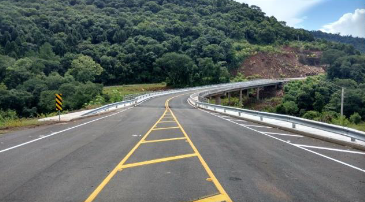
#> input picture Binario/Rodovia.png, 365 x 202 px, found by its file name
$ python Binario.py
#> lines starting #> are read from the running program, lines starting #| are printed output that depends on the picture; after the words box and inside, x2 and y2 are one past the last pixel; in counts of white or black regions, pixels touching at a corner belong together
import cv2
import numpy as np

img = cv2.imread('Binario/Rodovia.png')
#> img is the input picture: shape (202, 365, 3); mean B, G, R 103.3, 107.2, 99.2
img = cv2.cvtColor(img, cv2.COLOR_BGR2GRAY) #Converte para P&B
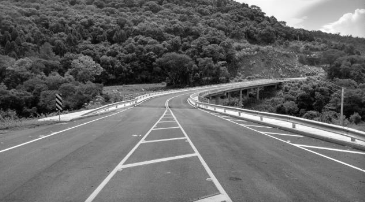
#> img: shape (202, 365); min 2, max 255, mean 104.4
suave = cv2.GaussianBlur(img, (7, 7), 0) # aplica blur
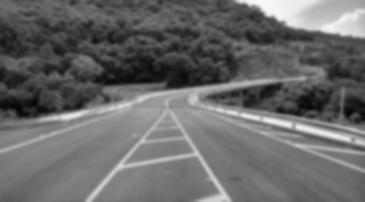
#> suave: shape (202, 365); min 6, max 248, mean 104.4
(T, bin) = cv2.threshold(suave, 160, 255, cv2.THRESH_BINARY)
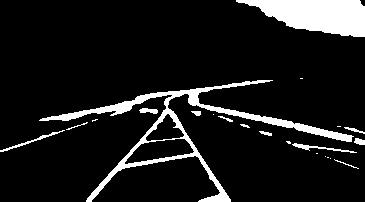
#> bin: shape (202, 365); 10.4% white; 22 white regions (9 under 20 px), largest, box (x1, y1, x2, y2) and area: (39, 80, 354, 202) 3847, (236, 0, 365, 37) 3106, (292, 143, 357, 153) 159
(T, binI) = cv2.threshold(suave, 160, 255,
cv2.THRESH_BINARY_INV)
resultado = np.vstack([
np.hstack([suave, bin]),
np.hstack([binI, cv2.bitwise_and(img, img, mask = binI)])
])
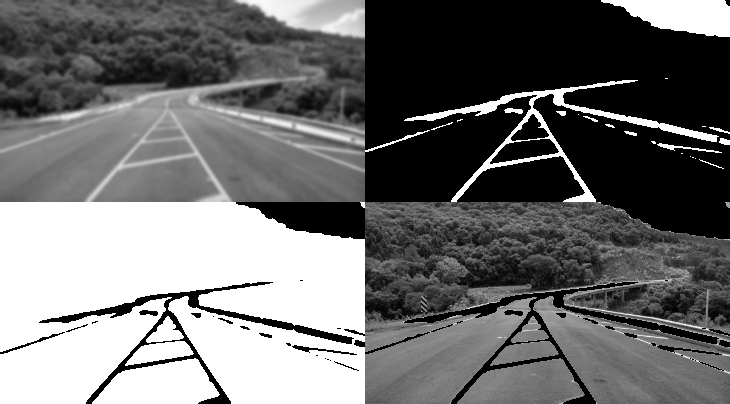
#> resultado: shape (404, 730); min 0, max 255, mean 110.7
cv2.imshow("Binarizacao da imagem", resultado)
cv2.waitKey(0)
